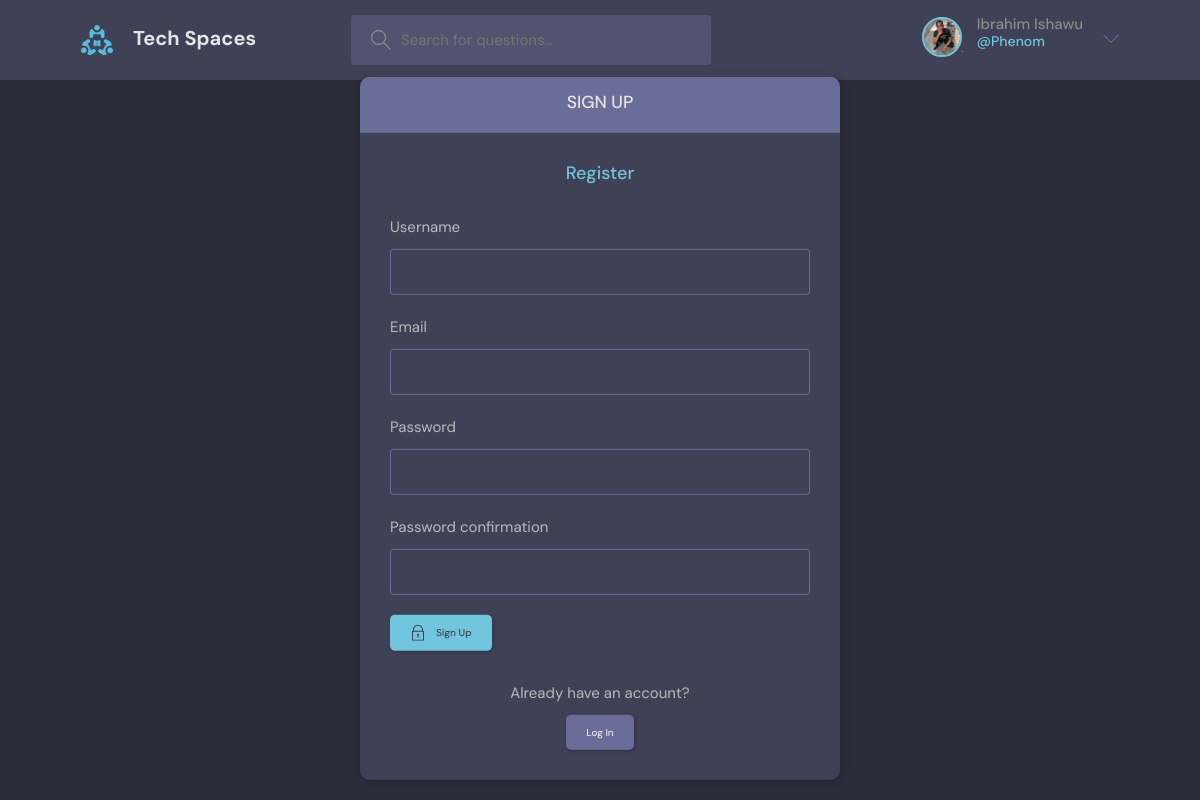
The page /accounts/register/ (signed in) on the database its author committed.
### core/models.py (models this page shows, shortened)
class User(AbstractUser):
    name = models.CharField(max_length=200, null=True)
    email = models.EmailField(unique=True, null=True)
    bio = models.TextField(null=True)
    avatar = models.ImageField(null=True, default='avatar.svg', upload_to='avatars')
    REQUIRED_FIELDS = []

### user_authentication/views.py (the view, shortened to what this page needs)
# urls.py: path('register/', views.UserRegisterView.as_view(), name='register'),
class UserRegisterView(View):
    def get(self, request):
        form = UserRegisterForm()
        context = {
            "form": form,
        }
        return render(request, 'user_authentication/register.html', context)

### user_authentication/forms.py
class UserRegisterForm(UserCreationForm):
    class Meta:
        model = User
        fields = ['username', 'email', 'password1', 'password2']

### user_authentication/templates/user_authentication/register.html (shortened to what this page needs)
{% extends 'core/base.html' %}
{% block content %}
    <main class="auth layout">
      <div class="container">
        <div class="layout__box">
          <div class="layout__boxHeader">
            <div class="layout__boxTitle">
              <h3>Sign up</h3>
            </div>
          </div>
          <div class="layout__body">
            <h2 class="auth__tagline">Register</h2>
            <form class="form" method='post'>
                {% for field in form %}
                    <div class="form__group form__group">
                        <label for="{{ field.label }}">{{ field.label }}</label>
                        {{ field }}
                    </div>
                {% endfor %}
            <button class="btn btn--main" type="submit">
                Sign Up
              </button>
            </form>
            <div class="auth__action">
              <p>Already have an account?</p>
              <a href="{% url 'login' %}" class="btn btn--dark">Log In</a>
            </div>
          </div>
        </div>
      </div>
    </main>
{% endblock content %}

### core/templates/core/_header.html (shortened to what this page needs)
{% load static %}
<header class="header header--loggedIn">
      <div class="container">
        <a href="/" class="header__logo">
          <img src="{% static 'core/img/logo.svg' %}" />
          <h1>Tech Spaces</h1>
        </a>
        <form class="header__search">
          <label>
            <input name='query' placeholder="Search for questions..." />
          </label>
        </form>
        <nav class="header__menu">
          {% if not request.user.is_authenticated %}
            <a href="{% url 'login' %}">
              <img src="{% static 'core/img/avatar.svg' %}" />
              <p>Login</p>
            </a>
          {% else %}
            <div class="header__user">
              <a href="{% url 'update_profile' %}">
                <div class="avatar avatar--medium active">
                  <img src="{{ request.user.avatar.url }}" />
                </div>
                <p>{{ request.user.name }} <span>@{{ request.user.username }}</span></p>
              </a>
              <button class="dropdown-button">
                <svg version="1.1" xmlns="http://www.w3.org/2000/svg" width="32" height="32" viewBox="0 0 32 32">
                  <title>chevron-down</title>
                  <path d="M16 21l-13-13h-3l16 16 16-16h-3l-13 13z"></path>
                </svg>
              </button>
            </div>
          {% endif %}
        </nav>
      </div>
    </header>

### rows shown on the page
User: user.avatar (picture), user.name "Ibrahim Ishawu", user.username "Phenom"

### other values the page prints
{{ field.label }} "Username" "Email" "Password" "Password confirmation"
